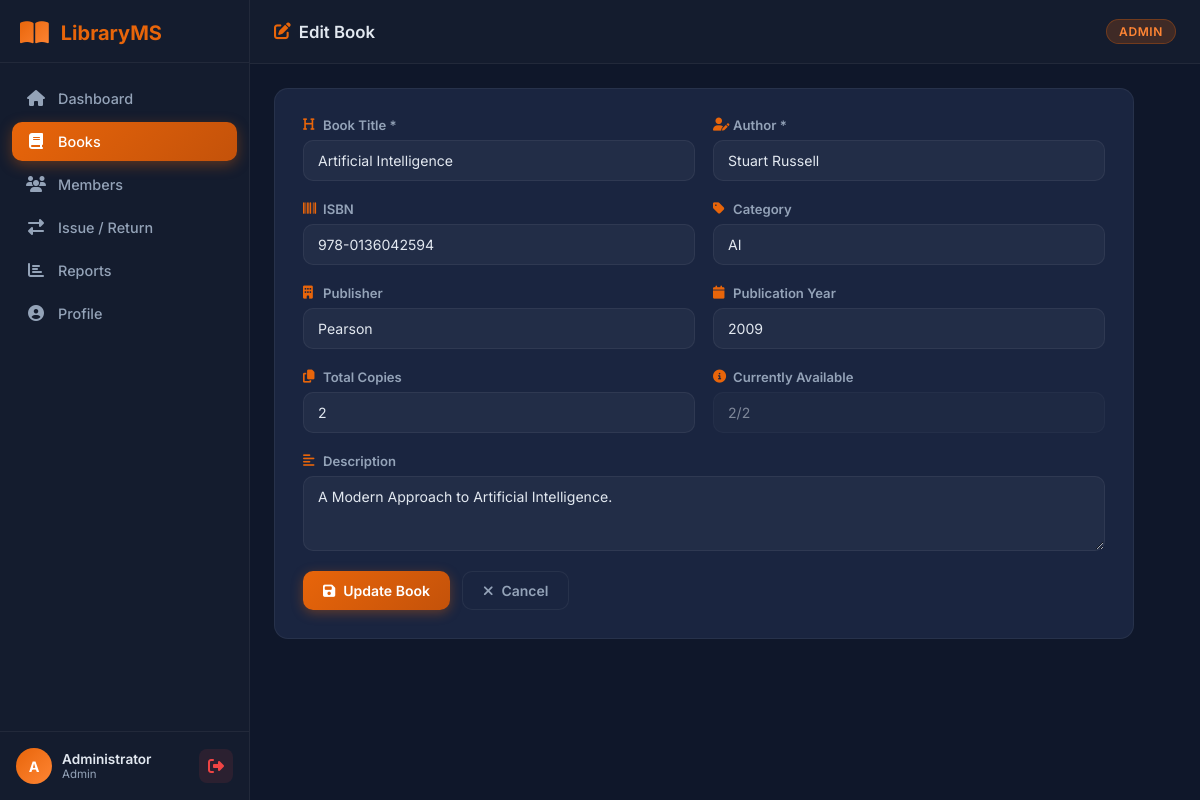
The page /books/edit/10 (signed in) on the database its author committed.
### tables this page shows
CREATE TABLE books (
            id INTEGER PRIMARY KEY AUTOINCREMENT,
            title TEXT NOT NULL,
            author TEXT NOT NULL,
            isbn TEXT UNIQUE,
            category TEXT,
            publisher TEXT,
            year INTEGER,
            total_copies INTEGER DEFAULT 1,
            available_copies INTEGER DEFAULT 1,
            description TEXT,
            added_date TEXT DEFAULT CURRENT_DATE
        );

### app.py (the view, shortened to what this page needs)
@app.route('/books/edit/<int:book_id>', methods=['GET', 'POST'])
@admin_required
def edit_book(book_id):
    conn = get_db()
    book = conn.execute('SELECT * FROM books WHERE id = ?', (book_id,)).fetchone()
    if not book:
        flash('Book not found.', 'danger')
        conn.close()
        return redirect(url_for('books'))
    conn.close()
    return render_template('edit_book.html', book=book)

### app.py (called while the page is built)
def get_db():
    conn = sqlite3.connect(DATABASE)
    conn.row_factory = sqlite3.Row
    return conn

def admin_required(f):
    @wraps(f)
    def decorated(*args, **kwargs):
        if 'user_id' not in session:
            flash('Please login to continue.', 'warning')
            return redirect(url_for('login'))
        if session.get('role') != 'admin':
            flash('Admin access required.', 'danger')
            return redirect(url_for('dashboard'))
        return f(*args, **kwargs)
    return decorated

### templates/edit_book.html (shortened to what this page needs)
{% extends 'base.html' %}
{% block page_title %}<i class="fas fa-edit"></i> Edit Book{% endblock %}
{% block content %}
<div class="form-card">
    <form method="POST" class="lms-form">
        <div class="form-row">
            <div class="form-group">
                <label><i class="fas fa-heading"></i> Book Title *</label>
                <input type="text" name="title" value="{{ book.title }}" required>
            </div>
            <div class="form-group">
                <label><i class="fas fa-user-pen"></i> Author *</label>
                <input type="text" name="author" value="{{ book.author }}" required>
            </div>
        </div>
        <div class="form-row">
            <div class="form-group">
                <label><i class="fas fa-barcode"></i> ISBN</label>
                <input type="text" name="isbn" value="{{ book.isbn or '' }}">
            </div>
            <div class="form-group">
                <label><i class="fas fa-tag"></i> Category</label>
                <input type="text" name="category" value="{{ book.category or '' }}" list="cat-list">
            </div>
        </div>
        <div class="form-row">
            <div class="form-group">
                <label><i class="fas fa-building"></i> Publisher</label>
                <input type="text" name="publisher" value="{{ book.publisher or '' }}">
            </div>
            <div class="form-group">
                <label><i class="fas fa-calendar"></i> Publication Year</label>
                <input type="number" name="year" value="{{ book.year or '' }}" min="1900" max="2030">
            </div>
        </div>
        <div class="form-row">
            <div class="form-group">
                <label><i class="fas fa-copy"></i> Total Copies</label>
                <input type="number" name="copies" value="{{ book.total_copies }}" min="1" required>
            </div>
            <div class="form-group">
                <label><i class="fas fa-info-circle"></i> Currently Available</label>
                <input type="text" value="{{ book.available_copies }}/{{ book.total_copies }}" disabled class="input-disabled">
            </div>
        </div>
        <div class="form-group full-width">
            <label><i class="fas fa-align-left"></i> Description</label>
            <textarea name="description" rows="3">{{ book.description or '' }}</textarea>
        </div>
        <div class="form-buttons">
            <button type="submit" class="btn-primary"><i class="fas fa-save"></i> Update Book</button>
            <a href="{{ url_for('books') }}" class="btn-secondary"><i class="fas fa-times"></i> Cancel</a>
        </div>
    </form>
</div>
{% endblock %}

### static/css/style.css (style rules this page uses)
:root { --primary: #e8650a; --primary-dark: #c4520a; --primary-light: #ff8534; --secondary: #1e293b; --dark: #0f172a; --dark2: #141c2e; --card-bg: #1a2540; --card-border: rgba(255,255,255,0.06); --text: #e2e8f0; --text-muted: #94a3b8; --sidebar-width: 250px; --header-h: 64px; --success: #22c55e; --danger: #ef4444; --warning: #f59e0b; --info: #3b82f6; --radius: 14px; --shadow: 0 4px 24px rgba(0,0,0,0.3); }
*, *::before, *::after { box-sizing: border-box; margin: 0; padding: 0; }
body { font-family: 'Inter', sans-serif; background: var(--dark); color: var(--text); min-height: 100vh; display: flex; }
.page-title i { color: var(--primary); }
.btn-primary, .btn-secondary { display: inline-flex; align-items: center; gap: 8px; padding: 10px 20px; border-radius: 10px; font-size: 0.875rem; font-weight: 600; cursor: pointer; border: none; text-decoration: none; transition: all 0.2s ease; white-space: nowrap; font-family: inherit; }
.btn-primary { background: linear-gradient(135deg, var(--primary), var(--primary-dark)); color: #fff; box-shadow: 0 3px 12px rgba(232,101,10,0.35); }
.btn-secondary { background: var(--card-bg); border: 1px solid var(--card-border); color: var(--text-muted); }
.form-card { background: var(--card-bg); border: 1px solid var(--card-border); border-radius: var(--radius); padding: 28px; margin-bottom: 24px; max-width: 860px; }
.lms-form { display: flex; flex-direction: column; gap: 20px; }
.form-row { display: grid; grid-template-columns: repeat(auto-fit, minmax(200px, 1fr)); gap: 18px; }
.form-group { display: flex; flex-direction: column; gap: 7px; }
.form-group.full-width { grid-column: 1 / -1; }
.form-group label { font-size: 0.82rem; font-weight: 600; color: var(--text-muted); display: flex; align-items: center; gap: 6px; }
.form-group label i { color: var(--primary); width: 14px; }
.form-group input, .form-group select, .form-group textarea { background: rgba(255,255,255,0.04); border: 1px solid var(--card-border); border-radius: 10px; color: var(--text); padding: 11px 14px; font-size: 0.88rem; font-family: inherit; outline: none; transition: border-color 0.2s ease; width: 100%; appearance: auto; }
.form-group input::placeholder { color: var(--text-muted); opacity: 0.6; }
.input-disabled { opacity: 0.5; cursor: not-allowed !important; }
.form-buttons { display: flex; gap: 12px; flex-wrap: wrap; }

### rows shown on the page
books: title "Artificial Intelligence", author "Stuart Russell", isbn "978-0136042594", category "AI", publisher "Pearson", year "2009", copies "2", available_copies "2/2", description "A Modern Approach to Artificial Intelligence."

### other values the page prints
{{ session.user_name[0].upper() }} "A"
{{ session.user_name }} "Administrator"
{{ session.role | capitalize }} "Admin"
{{ session.role | capitalize }} "ADMIN"
